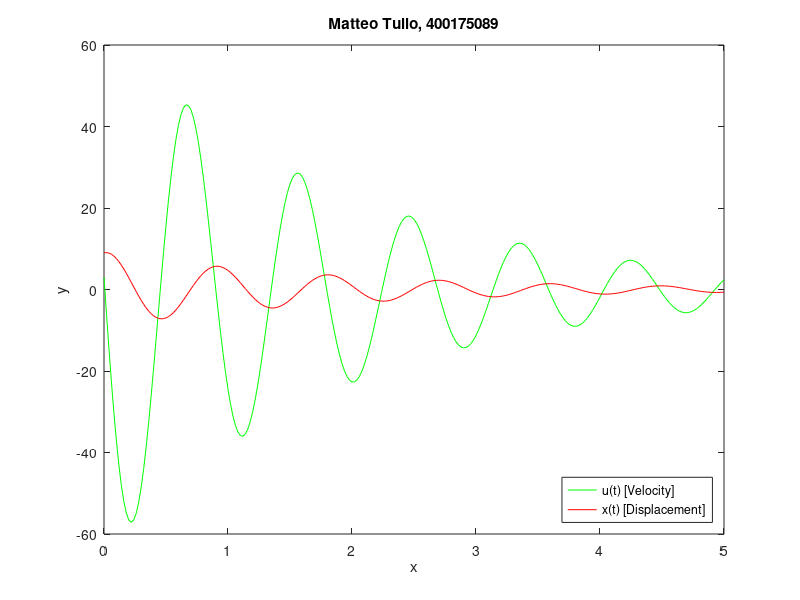

Write the MATLAB code that produced this figure.
h = 0.02;
X = 5;
N = round(X/h);

x = zeros(1,N+1);
u = zeros(1,N+1);
t = zeros(1,N+1);

x(1) = 9;
u(1) = 3;
t(1) = 0;

for n = 1:N
    t(n+1) = t(n) + h;
    u(n+1) = u(n) + h*(-2*u(n)-49*x(n));
    x(n+1) = x(n) + h*(u(n));
end

plot(t,u,"g",t,x,"r");
title('Matteo Tullo, 400175089');
legend("u(t) [Velocity]","x(t) [Displacement]",...
       'Location','SouthEast');
xlabel('x'); ylabel('y');
xlim([0,5]);